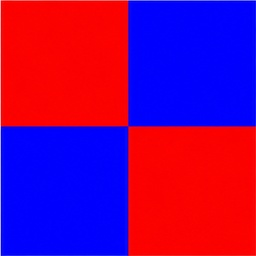
#> input picture test_image/02_RGB_K2.jpg, 256 x 256 px
$ python VectorQuantization.py
#> lines starting #> are read from the running program, lines starting #| are printed output that depends on the picture
#> the answer given: 1

import numpy as np
from PIL import Image
import struct
import os


def compress():

    image_path = input("Image path: ")
#> the answer given: test_image/02_RGB_K2.jpg
    block_size = int(input("Block size: "))
#> the answer given: 100
    codebook_size = int(input("Number of codebook vectors: "))
#> the answer given: 100

    image = np.array(Image.open(image_path).convert("RGB"))
#> image is the input picture: shape (256, 256, 3); mean R, G, B 126.3, 2.6, 127.6
    original_height, original_width, channels = image.shape
#> original_height = 256; original_width = 256; channels = 3

    # Padding
    padded_height = ((original_height + block_size - 1) // block_size) * block_size
#> padded_height = 300
    padded_width = ((original_width + block_size - 1) // block_size) * block_size
#> padded_width = 300

    padded_image = np.zeros((padded_height, padded_width, 3), dtype=np.uint8)
    padded_image[:original_height, :original_width] = image
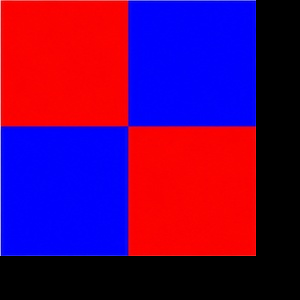
#> padded_image: shape (300, 300, 3); mean R, G, B 92, 1.9, 92.9

    # Divide image into vectors
    vectors = []

    for row in range(0, padded_height, block_size):
        for column in range(0, padded_width, block_size):

            block = padded_image[row:row+block_size, column:column+block_size]
            vectors.append(block.flatten())
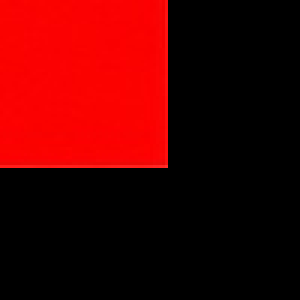
#> block: shape (100, 100, 3) (shown 3 times larger); mean R, G, B 78.7, 0.8, 0.7
#> after the loop, vectors = 9 items

    vectors = np.array(vectors, dtype=float)

    if codebook_size < 1 or codebook_size > len(vectors):
        print("Invalid codebook size")
        return

    # Create initial codebook
    codebook = []

    for index in range(codebook_size):
        codebook.append(vectors[index].copy())

    codebook = np.array(codebook)

    # Improve codebook using K-means
    for iteration in range(20):

        groups = []

        for index in range(codebook_size):
            groups.append([])

        for vector in vectors:

            distances = []

            for center in codebook:
                distance = np.sum((vector - center) ** 2)
                distances.append(distance)

            nearest_index = distances.index(min(distances))
            groups[nearest_index].append(vector)

        for index in range(codebook_size):

            if len(groups[index]) > 0:
                codebook[index] = np.mean(groups[index], axis=0)

    # Find nearest codebook vector for every image vector
    compressed_indexes = []

    for vector in vectors:

        distances = []

        for center in codebook:
            distance = np.sum((vector - center) ** 2)
            distances.append(distance)

        nearest_index = distances.index(min(distances))
        compressed_indexes.append(nearest_index)

    # Save codebook and image information
    with open("codebook.bin", "wb") as file:

        file.write(struct.pack(
            "<5I",
            original_height,
            original_width,
            block_size,
            codebook_size,
            len(compressed_indexes)
        ))

        codebook.astype(np.float32).tofile(file)

    # Save compressed binary stream
    if codebook_size <= 256:
        index_type = np.uint8
    elif codebook_size <= 65536:
        index_type = np.uint16
    else:
        index_type = np.uint32

    np.array(compressed_indexes, dtype=index_type).tofile("compressed.bin")

    original_size = os.path.getsize(image_path)
    compressed_size = os.path.getsize("codebook.bin") + os.path.getsize("compressed.bin")

    print("\nCompression completed!")
    print("Original size:", original_size, "bytes")
    print("Compressed size:", compressed_size, "bytes")
    print("Compression ratio:", round(original_size / compressed_size, 2))


# [51 lines left out: function decompress, not called in this run]


# Main menu
while True:

    print("\n1. Compression")
    print("2. Decompression")
    print("3. Exit")

    choice = input("Choose: ")

    if choice == "1":
#> (the run stopped early here; a loop or call above may not have finished)
